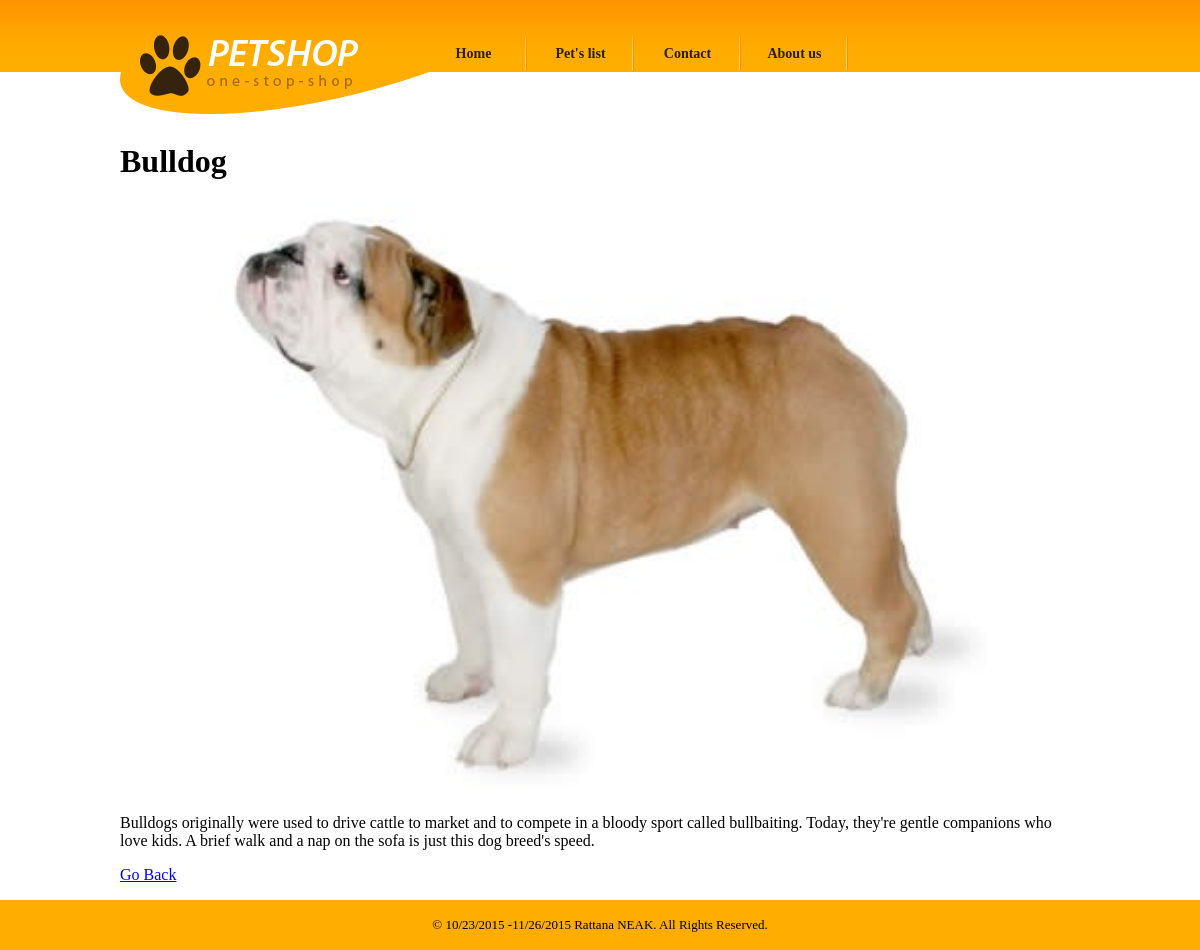
The app's page /pet_view.php?id=1 with its own data.
### tables this page shows
CREATE TABLE `petshop` (
  `id` int(11) NOT NULL AUTO_INCREMENT,
  `name` tinytext NOT NULL,
  `description` text NOT NULL,
  `img_path` tinytext NOT NULL,
  `link` tinytext NOT NULL,
  PRIMARY KEY (`id`)
);

### pet_view.php (the view, shortened to what this page needs)
<?php include 'includes/config.php';?>
<?php
if(isset($_GET['id']))
{
    $id = (int)$_GET['id'];
}else{
    header('Location:customers_list.php');
}
$sql = "select * from petshop where id=$id";
$iConn = mysqli_connect(DB_HOST,DB_USER,DB_PASSWORD,DB_NAME);
$result = mysqli_query($iConn,$sql);
if(mysqli_num_rows($result) > 0)
{
    while ($row = mysqli_fetch_assoc($result))
        {
            $name = stripcslashes($row['name']);
            $description = stripcslashes($row['description']);
            $pageID = $name;
            $img = $row['img_path'];
        }
}else{
    $Feedback = '<p>This pet does not exitst</p>';
}
?>
<?php include 'includes/header.php';?>
<h1><?=$pageID?></h1>
<?php
if($Feddback == '')
{
echo '<img class="my-img-detail" src="img/'.$img.'"/>';
echo '<p>'.$description.'</p>';
}else{
    echo $Feddback;
}
 echo '<p><a href="pet_list.php">Go Back</a></p>';
?>
<?php include 'includes/footer.php'?>

### css/style.css (style rules this page uses)
body { margin:0; padding:0; background: url("../images/bg-body.gif"); background-repeat:repeat-x; }
#header ul.navigation li { float:left; height:35px; width:107px; }
.my-img-detail { width: 100%; }

### records on screen
petshop: name "Bulldog", img_path (picture), description "Bulldogs originally were used to drive cattle to market and to compete in a bloody sport called bullbaiting. Today, they're gentle companions who love kids. A brief walk and a nap on the sofa is just this dog breed's speed."

### other values on screen
$label "Home"
$label "Pet's list"
$label "Contact"
$label "About us"
